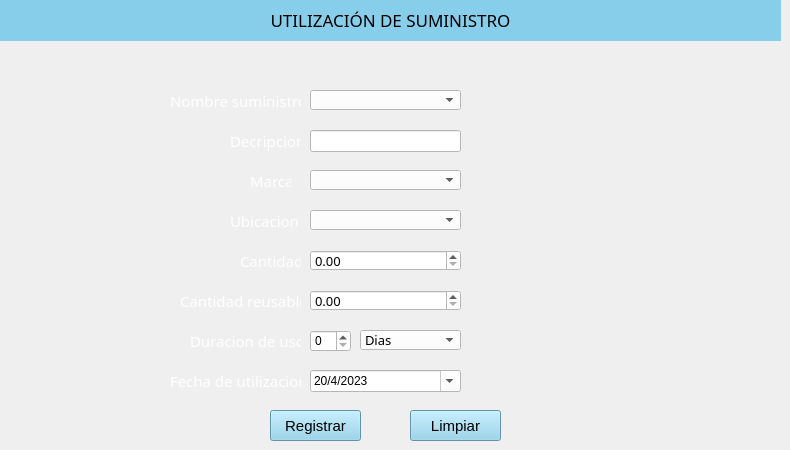
    <widget class="QWidget" name="tab_2">
     <attribute name="title">
      <string>Declarar uso de un suministro</string>
     </attribute>
     <widget class="QDoubleSpinBox" name="doubleSpinBox_4">
      <property name="geometry">
       <rect>
        <x>310</x>
        <y>290</y>
        <width>151</width>
        <height>21</height>
       </rect>
      </property>
      <property name="font">
       <font>
        <family>Trebuchet MS</family>
        <pointsize>10</pointsize>
       </font>
      </property>
      <property name="styleSheet">
       <string notr="true">background-color: rgb(255, 255, 255);</string>
      </property>
      <property name="maximum">
       <double>10000000.990000000223517</double>
      </property>
     </widget>
     <widget class="QSpinBox" name="spinBox_2">
      <property name="geometry">
       <rect>
        <x>310</x>
        <y>330</y>
        <width>41</width>
        <height>22</height>
       </rect>
      </property>
      <property name="styleSheet">
       <string notr="true">background-color: rgb(255, 255, 255);</string>
      </property>
      <property name="maximum">
       <number>1500</number>
      </property>
     </widget>
     <widget class="QDoubleSpinBox" name="doubleSpinBox_5">
      <property name="geometry">
       <rect>
        <x>310</x>
        <y>250</y>
        <width>151</width>
        <height>21</height>
       </rect>
      </property>
      <property name="font">
       <font>
        <family>Trebuchet MS</family>
        <pointsize>10</pointsize>
       </font>
      </property>
      <property name="styleSheet">
       <string notr="true">background-color: rgb(255, 255, 255);</string>
      </property>
      <property name="maximum">
       <double>1000000000.990000009536743</double>
      </property>
     </widget>
     <widget class="QLabel" name="label_29">
      <property name="geometry">
       <rect>
        <x>170</x>
        <y>90</y>
        <width>131</width>
        <height>21</height>
       </rect>
      </property>
      <property name="font">
       <font>
        <family>Trebuchet MS</family>
        <pointsize>11</pointsize>
       </font>
      </property>
      <property name="styleSheet">
       <string notr="true"/>
      </property>
      <property name="text">
       <string>&lt;html&gt;&lt;head/&gt;&lt;body&gt;&lt;p&gt;&lt;span style=&quot; color:#ffffff;&quot;&gt;Nombre suministro&lt;/span&gt;&lt;/p&gt;&lt;/body&gt;&lt;/html&gt;</string>
      </property>
      <property name="textFormat">
       <enum>Qt::AutoText</enum>
      </property>
     </widget>
     <widget class="QLabel" name="label_30">
      <property name="geometry">
       <rect>
        <x>230</x>
        <y>130</y>
        <width>71</width>
        <height>21</height>
       </rect>
      </property>
      <property name="font">
       <font>
        <family>Trebuchet MS</family>
        <pointsize>11</pointsize>
       </font>
      </property>
      <property name="styleSheet">
       <string notr="true"/>
      </property>
      <property name="text">
       <string>&lt;html&gt;&lt;head/&gt;&lt;body&gt;&lt;p&gt;&lt;span style=&quot; color:#ffffff;&quot;&gt;Decripcion&lt;/span&gt;&lt;/p&gt;&lt;/body&gt;&lt;/html&gt;</string>
      </property>
      <property name="textFormat">
       <enum>Qt::AutoText</enum>
      </property>
     </widget>
     <widget class="QPushButton" name="boton1_2">
      <property name="geometry">
       <rect>
        <x>410</x>
        <y>410</y>
        <width>91</width>
        <height>31</height>
       </rect>
      </property>
      <property name="font">
       <font>
        <family>Segoe UI</family>
        <pointsize>11</pointsize>
       </font>
      </property>
      <property name="styleSheet">
       <string notr="true">background-color: rgb(135, 206, 235);</string>
      </property>
      <property name="text">
       <string>Limpiar</string>
      </property>
     </widget>
     <widget class="QLabel" name="label_31">
      <property name="geometry">
       <rect>
        <x>190</x>
        <y>330</y>
        <width>111</width>
        <height>21</height>
       </rect>
      </property>
      <property name="font">
       <font>
        <family>Trebuchet MS</family>
        <pointsize>11</pointsize>
       </font>
      </property>
      <property name="styleSheet">
       <string notr="true"/>
      </property>
      <property name="text">
       <string>&lt;html&gt;&lt;head/&gt;&lt;body&gt;&lt;p&gt;&lt;span style=&quot; color:#ffffff;&quot;&gt;Duracion de uso&lt;/span&gt;&lt;/p&gt;&lt;/body&gt;&lt;/html&gt;</string>
      </property>
      <property name="textFormat">
       <enum>Qt::AutoText</enum>
      </property>
     </widget>
     <widget class="QLabel" name="label_32">
      <property name="geometry">
       <rect>
        <x>170</x>
        <y>370</y>
        <width>131</width>
        <height>21</height>
       </rect>
      </property>
      <property name="font">
       <font>
        <family>Trebuchet MS</family>
        <pointsize>11</pointsize>
       </font>
      </property>
      <property name="styleSheet">
       <string notr="true"/>
      </property>
      <property name="text">
       <string>&lt;html&gt;&lt;head/&gt;&lt;body&gt;&lt;p&gt;&lt;span style=&quot; color:#ffffff;&quot;&gt;Fecha de utilizacion&lt;/span&gt;&lt;/p&gt;&lt;/body&gt;&lt;/html&gt;</string>
      </property>
      <property name="textFormat">
       <enum>Qt::AutoText</enum>
      </property>
     </widget>
     <widget class="QComboBox" name="comboBox_9">
      <property name="geometry">
       <rect>
        <x>360</x>
        <y>330</y>
        <width>101</width>
        <height>20</height>
       </rect>
      </property>
      <property name="font">
       <font>
        <family>Trebuchet MS</family>
        <pointsize>10</pointsize>
       </font>
      </property>
      <property name="styleSheet">
       <string notr="true">background-color: rgb(255, 255, 255);</string>
      </property>
      <item>
       <property name="text">
        <string>Dias</string>
       </property>
      </item>
     </widget>
     <widget class="QLabel" name="label_33">
      <property name="geometry">
       <rect>
        <x>240</x>
        <y>250</y>
        <width>61</width>
        <height>21</height>
       </rect>
      </property>
      <property name="font">
       <font>
        <family>Trebuchet MS</family>
        <pointsize>11</pointsize>
        <bold>false</bold>
        <underline>false</underline>
        <strikeout>false</strikeout>
        <kerning>true</kerning>
       </font>
      </property>
      <property name="mouseTracking">
       <bool>true</bool>
      </property>
      <property name="styleSheet">
       <string notr="true"/>
      </property>
      <property name="text">
       <string>&lt;html&gt;&lt;head/&gt;&lt;body&gt;&lt;p&gt;&lt;span style=&quot; color:#ffffff;&quot;&gt;Cantidad&lt;/span&gt;&lt;/p&gt;&lt;/body&gt;&lt;/html&gt;</string>
      </property>
      <property name="textFormat">
       <enum>Qt::AutoText</enum>
      </property>
     </widget>
     <widget class="QLineEdit" name="lineEdit_4">
      <property name="geometry">
       <rect>
        <x>310</x>
        <y>130</y>
        <width>151</width>
        <height>22</height>
       </rect>
      </property>
      <property name="font">
       <font>
        <family>Trebuchet MS</family>
        <pointsize>10</pointsize>
       </font>
      </property>
      <property name="styleSheet">
       <string notr="true">background-color: rgb(255, 255, 255);
border-color: rgb(0, 0, 0);</string>
      </property>
      <property name="clearButtonEnabled">
       <bool>true</bool>
      </property>
     </widget>
     <widget class="QLabel" name="label_34">
      <property name="geometry">
       <rect>
        <x>180</x>
        <y>290</y>
        <width>121</width>
        <height>21</height>
       </rect>
      </property>
      <property name="font">
       <font>
        <family>Trebuchet MS</family>
        <pointsize>11</pointsize>
       </font>
      </property>
      <property name="styleSheet">
       <string notr="true"/>
      </property>
      <property name="text">
       <string>&lt;html&gt;&lt;head/&gt;&lt;body&gt;&lt;p&gt;&lt;span style=&quot; color:#ffffff;&quot;&gt;Cantidad reusable&lt;/span&gt;&lt;/p&gt;&lt;/body&gt;&lt;/html&gt;</string>
      </property>
      <property name="textFormat">
       <enum>Qt::AutoText</enum>
      </property>
     </widget>
     <widget class="QLabel" name="label_35">
      <property name="geometry">
       <rect>
        <x>0</x>
        <y>0</y>
        <width>781</width>
        <height>41</height>
       </rect>
      </property>
      <property name="font">
       <font>
        <family>Trebuchet MS</family>
        <pointsize>13</pointsize>
       </font>
      </property>
      <property name="styleSheet">
       <string notr="true">
background-color: rgb(135, 206, 235);</string>
      </property>
      <property name="text">
       <string>&lt;html&gt;&lt;head/&gt;&lt;body&gt;&lt;p align=&quot;center&quot;&gt;UTILIZACIÓN DE SUMINISTRO&lt;/p&gt;&lt;/body&gt;&lt;/html&gt;</string>
      </property>
     </widget>
     <widget class="QPushButton" name="boton3_2">
      <property name="geometry">
       <rect>
        <x>270</x>
        <y>410</y>
        <width>91</width>
        <height>31</height>
       </rect>
      </property>
      <property name="font">
       <font>
        <family>Segoe UI</family>
        <pointsize>11</pointsize>
       </font>
      </property>
      <property name="styleSheet">
       <string notr="true">background-color: rgb(135, 206, 235);</string>
      </property>
      <property name="text">
       <string>Registrar</string>
      </property>
     </widget>
     <widget class="QComboBox" name="comboBox_11">
      <property name="geometry">
       <rect>
        <x>310</x>
        <y>90</y>
        <width>151</width>
        <height>20</height>
       </rect>
      </property>
      <property name="font">
       <font>
        <family>Trebuchet MS</family>
        <pointsize>10</pointsize>
       </font>
      </property>
      <property name="styleSheet">
       <string notr="true">background-color: rgb(255, 255, 255);</string>
      </property>
      <item>
       <property name="text">
        <string/>
       </property>
      </item>
      <item>
       <property name="text">
        <string>Harina</string>
       </property>
      </item>
     </widget>
     <widget class="QComboBox" name="comboBox_12">
      <property name="geometry">
       <rect>
        <x>310</x>
        <y>170</y>
        <width>151</width>
        <height>20</height>
       </rect>
      </property>
      <property name="font">
       <font>
        <family>Trebuchet MS</family>
        <pointsize>10</pointsize>
       </font>
      </property>
      <property name="styleSheet">
       <string notr="true">background-color: rgb(255, 255, 255);</string>
      </property>
      <item>
       <property name="text">
        <string/>
       </property>
      </item>
      <item>
       <property name="text">
        <string>Mary</string>
       </property>
      </item>
     </widget>
     <widget class="QComboBox" name="comboBox_13">
      <property name="geometry">
       <rect>
        <x>310</x>
        <y>210</y>
        <width>151</width>
        <height>20</height>
       </rect>
      </property>
      <property name="font">
       <font>
        <family>Trebuchet MS</family>
        <pointsize>10</pointsize>
       </font>
      </property>
      <property name="styleSheet">
       <string notr="true">background-color: rgb(255, 255, 255);</string>
      </property>
      <item>
       <property name="text">
        <string/>
       </property>
      </item>
      <item>
       <property name="text">
        <string>Las mercedes</string>
       </property>
      </item>
     </widget>
     <widget class="QLabel" name="label_40">
      <property name="geometry">
       <rect>
        <x>250</x>
        <y>170</y>
        <width>41</width>
        <height>21</height>
       </rect>
      </property>
      <property name="font">
       <font>
        <family>Trebuchet MS</family>
        <pointsize>11</pointsize>
       </font>
      </property>
      <property name="styleSheet">
       <string notr="true"/>
      </property>
      <property name="text">
       <string>&lt;html&gt;&lt;head/&gt;&lt;body&gt;&lt;p&gt;&lt;span style=&quot; color:#ffffff;&quot;&gt;Marca&lt;/span&gt;&lt;/p&gt;&lt;/body&gt;&lt;/html&gt;</string>
      </property>
      <property name="textFormat">
       <enum>Qt::AutoText</enum>
      </property>
     </widget>
     <widget class="QLabel" name="label_41">
      <property name="geometry">
       <rect>
        <x>230</x>
        <y>210</y>
        <width>71</width>
        <height>21</height>
       </rect>
      </property>
      <property name="font">
       <font>
        <family>Trebuchet MS</family>
        <pointsize>11</pointsize>
       </font>
      </property>
      <property name="styleSheet">
       <string notr="true"/>
      </property>
      <property name="text">
       <string>&lt;html&gt;&lt;head/&gt;&lt;body&gt;&lt;p&gt;&lt;span style=&quot; color:#ffffff;&quot;&gt;Ubicacion&lt;/span&gt;&lt;/p&gt;&lt;/body&gt;&lt;/html&gt;</string>
      </property>
      <property name="textFormat">
       <enum>Qt::AutoText</enum>
      </property>
     </widget>
     <widget class="QDateEdit" name="dateEdit">
      <property name="geometry">
       <rect>
        <x>310</x>
        <y>370</y>
        <width>151</width>
        <height>22</height>
       </rect>
      </property>
      <property name="styleSheet">
       <string notr="true">background-color: rgb(255, 255, 255);
color: rgb(0, 0, 0);</string>
      </property>
      <property name="dateTime">
       <datetime>
        <hour>20</hour>
        <minute>0</minute>
        <second>0</second>
        <year>2023</year>
        <month>4</month>
        <day>20</day>
       </datetime>
      </property>
      <property name="displayFormat">
       <string>d/M/yyyy</string>
      </property>
      <property name="calendarPopup">
       <bool>true</bool>
      </property>
      <property name="timeSpec">
       <enum>Qt::TimeZone</enum>
      </property>
      <property name="date">
       <date>
        <year>2023</year>
        <month>4</month>
        <day>20</day>
       </date>
      </property>
     </widget>
    </widget>
